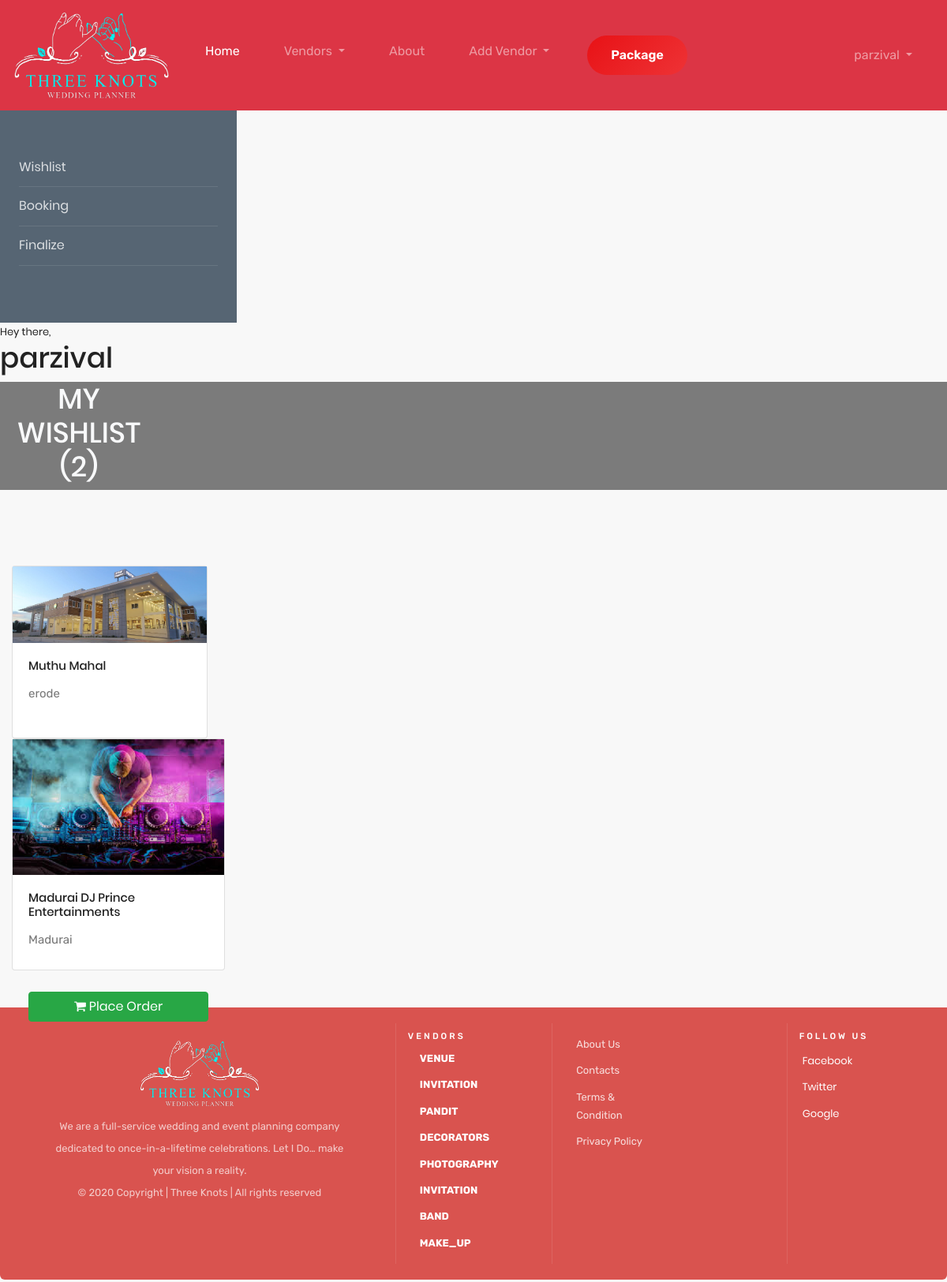
The app's page /wishlist (signed in) with its own data.
### threeknots/models.py (models this page shows, shortened)
class carty(models.Model):
      user = models.ForeignKey(User, on_delete=models.CASCADE)
      status = models.BooleanField(default=False)
      added_on = models.DateTimeField(auto_now_add=True, null=True)
      update_on = models.DateTimeField(auto_now=True, null=True)
      amount=models.CharField(max_length=100)
      tamount = models.CharField(max_length=100, null=True)
      vendort = models.ForeignKey(vendortable, on_delete=models.CASCADE, null=True)

class vendortable(models.Model):
   name = models.CharField(max_length=58)
   address = models.CharField(max_length=58)
   vendortype=models.CharField(max_length=58)
   customerid=models.CharField(max_length=58)
   type = models.CharField(max_length=100,null=True)
   hallsize = models.CharField(max_length=58,null=True)
   seats = models.IntegerField(null=True)
   rooms = models.IntegerField(null=True)
   number = models.IntegerField()
   checks = models.CharField(max_length=100, null=True)
   about = models.TextField(max_length=98)
   image = models.ImageField(max_length=100)
   ctype = models.CharField(max_length=100,null=True)
   boxed = models.ImageField(max_length=100, null=True)
   uboxed = models.ImageField(max_length=100, null=True)
   scroll = models.ImageField(max_length=100, null=True)
   bprice = models.IntegerField(null=True)
   unprice = models.IntegerField(null=True)
   sprice = models.IntegerField(null=True)
   othprice = models.CharField(max_length=80, null=True)
   otherc = models.CharField(max_length=100, null=True)
   otheri = models.ImageField(max_length=100, null=True)
   other = models.ImageField(max_length=100,null=True)
   experi = models.CharField(max_length=100,null=True)
   service = models.CharField(max_length=100,null=True)
   lang = models.CharField(max_length=100, null=True)
   special = models.CharField(max_length=100,null=True)
   catertype = models.CharField(max_length=100,null=True)
   style = models.CharField(max_length=100,null=True)
   otherstyle = models.CharField(max_length=100, null=True)
   package = models.CharField(max_length=100,null=True)
   others = models.CharField(max_length=58,null=True)
   photopackage = models.CharField(max_length=100,null=True)
   price = models.CharField(max_length=100,null=True)
   ameniti = models.CharField(max_length=100,null=True)
   makeup = models.CharField(max_length=100,null=True)
   offer = models.CharField(max_length=100,null=True)
   bandstyle = models.CharField(max_length=100,null=True)
   event = models.CharField(max_length=100,null=True)
   bandothers = models.CharField(max_length=100, null=True)
   vendor = models.CharField(max_length=100,null=True)
   genres = models.CharField(max_length=100,null=True)
   othergen = models.CharField(max_length=58,null=True)
   choreo = models.CharField(max_length=100,null=True)
   otherchoreo = models.CharField(max_length=58,null=True)
   status=models.CharField(max_length=58,null=True)

### threeknots/views.py (the view)
# urls.py: path('wishlist', views.wishlist, name='wishlist'),
def wishlist(request):
    context = {}
    items = carty.objects.filter(user__id=request.user.id, status=False)
    context["items"] = items
    usr1 = request.user.id
    if request.user.is_authenticated:
        if request.method == "POST":
            pid = request.POST["pid"]
            amt=request.POST["amt"]
            is_exist = carty.objects.filter(vendort_id=pid, user_id=request.user.id, status=False)
            if len(is_exist) > 0:
                context["msz"] = "Item Already Exists in Your Wishlist"
                context["cls"] = "alert alert-warning"
            else:
                product = get_object_or_404(vendortable, id=usr1)
                usr = get_object_or_404(User, id=usr1 )
                c = carty(user=usr, vendort=product,amount=amt)
                c.save()
                context["msz"] = "{} Added in Your Cart".format(product.name)
                context["cls"] = "alert alert-success"
    else:
        context["status"] = "Please Login First to View Your Cart"
    return render(request, "wishlist.html", context)

### templates/wishlist.html (shortened to what this page needs)
{% extends 'base.html' %}
{% load static %}
{% block content %}
<head>
</head>
<body>
<div class="wrapper d-flex align-items-stretch side">
    <nav id="sidebar"  >
        <div class=" p-4 pt-5">
            <ul class="list-unstyled components mb-5">
                <li>
                    <a href="wishlist" data-toggle="collapse" aria-expanded="false">Wishlist</a>
                </li>
                <li>
                    <a href="booking" aria-expanded="false" >Booking</a>
                </li>
                <li>
                    <a href="#pageSubmenu"  aria-expanded="false" >Finalize</a>
                </li>
            </ul>
        </div>
    </nav>
</div>
Hey there,
{% if user.is_authenticated %}
<h1>{{user.username}}</h1>
{% else %}
<h1>unknown</h1>
{% endif %}
{% if items|length == 0 %}
<div class="container-fluid">
    <div class="jumbotron alert alert-danger">
        &times; Your Shopping Cart is empty !!!
    </div>
</div>
{% else %}
<div class="container-fluid" >
    <div class="row" style="background:rgba(0,0,0,0.5)">
        <div class="col-md-2 text-light text-center font-weight-bold text-uppercase">
            {% if status %}
            <h1>{{status}}</h1>
            {% else %}
            <h1>My Wishlist ({{items|length}})</h1>
            {% endif %}
        </div>
    </div>
</div>
{% if user.is_authenticated %}
<div class="container-fluid">
    <div class="row">
    </div>
        <div class="card-deck">
            {% for i in items %}
 <div class="row">
            <div class="col-sm-6 col-md-3">
                <div class="card">
                    <div class="bg-image hover-overlay ripple" data-ripple-color="light">
                        <img
                                src="/media/{{i.vendort.image}}"
                                class="img-fluid"
                        />
                    </div>
                    <div class="card-body">
                        <h5 class="card-title">{{i.vendort.name}}</h5>
                        <p class="card-text">
                            {{i.vendort.address}}
                        </p>
                        <form action="{% url 'booking' %}" method="post">
                            <button type="submit" class="btn btn-success btn-block">
                                <i class="fa fa-shopping-cart"></i>
                                Place Order
                            </button>
                        </form>
                    </div>
                </div>
            </div>
        </div>
              </div>
        {%endfor%}<br><br>
{% endif %}
{% endif %}
{% endblock %}

### templates/base.html (shortened to what this page needs)
{% load static %}
<html>
<head>
    <link rel="stylesheet" href="https://stackpath.bootstrapcdn.com/bootstrap/4.5.2/css/bootstrap.min.css">
    <link rel="stylesheet" href="https://maxcdn.bootstrapcdn.com/font-awesome/4.4.0/css/font-awesome.min.css">
    <link rel="stylesheet" href="{% static 'css/style.css' %}">
    <link rel="stylesheet" href="{% static 'css/login.css' %}">
    <link rel="stylesheet" href="{% static 'css/log/main.css' %}">
    <link rel="stylesheet" href="{% static 'css/log/global.css' %}">
    <link rel="stylesheet" href="{% static 'css/log/responsive.css' %}">
    <link rel="stylesheet" href="{% static 'css/owl.carousel.min.css' %}">
    <link rel="stylesheet" href="{% static 'css/magnific-popup.css' %}">
    <link rel="stylesheet" href="{% static 'css/font-awesome.min.css' %}">
    <link rel="stylesheet" href="{% static 'css/themify-icons.css' %}">
    <link rel="stylesheet" href="{% static 'css/nice-select.css' %}">
    <link rel="stylesheet" href="{% static 'css/flaticon.css' %}">
    <link rel="stylesheet" href="{% static 'css/gijgo.css' %}">
    <link rel="stylesheet" href="{% static 'css/animate.css' %}">
    <link rel="stylesheet" href="{% static 'css/slick.css' %}">
    <link rel="stylesheet" href="{% static 'css/slicknav.css' %}">
    <link rel="stylesheet" href="https://ajax.googleapis.com/ajax/libs/jqueryui/1.11.2/themes/smoothness/jquery-ui.css">
    <link rel="stylesheet" href="{% static 'fonts/material-design-iconic-font.min.css' %}">
</head>
<body>
<nav class="navbar navbar-expand-sm bg-danger navbar-dark">
    <a class="navbar-brand" href="home" >
        <img src="{% static 'images/venue/new1.png' %}" width="200" height="100" alt="logo">
    </a>
    <div class="collapse navbar-collapse" id="navbarNavDropdown">
        <ul class="navbar-nav">
            <li class="nav-item active">
                <a class="nav-link" href="home">Home </a>
            </li>
            <li class="nav-item dropdown">
                <a class="nav-link  dropdown-toggle" href="#" data-toggle="dropdown"> Vendors  </a>
            <li class="nav-item">
                <a class="nav-link" href="#">About</a>
            </li>
            <li class="nav-item dropdown">
                <a class="nav-link  dropdown-toggle" href="#" data-toggle="dropdown">Add Vendor  </a>
            </li>
            <li>
                <button type="button" class="btn btn-danger btn-sm btn-radius">Package</button>
            </li>
        </ul>
    </div>
    <ul class="navbar-nav justify-content-end">
        <li class="nav-item">
            {% if user.is_authenticated %}
            <li class="nav-item dropdown">
                <a class="nav-link  dropdown-toggle" href="#" data-toggle="dropdown"> {{ user.username }} </a>
            {% else %}
            <a class="nav-link" href="index">Login/Register</a>
            {% endif %}
        </li>
    </ul>
</nav>
{% block content%}
{% endblock %}
<footer class="footer-bs">
    <div class="row">
        <div class="col-md-4 footer-brand animated fadeInLeft">
            <a class="footer-brand" href="home" >
                <img src="{% static 'images/venue/new1.png' %}" width="200" height="100" alt="logo">
            </a>
            <p>We are a full-service wedding and event planning company dedicated to once-in-a-lifetime celebrations. Let I Do… make your vision a reality. </p>
            <p>© 2020 Copyright | Three Knots | All rights reserved</p>
        </div>
        <div class="col-md-2 footer-nav animated fadeInUp">
            <h4>Vendors</h4>
            <div class="col-md-4">
                <ul class="pages">
                    <li><a href="venue">Venue</a></li>
                    <li><a href="#">Invitation</a></li>
                    <li><a href="#">Pandit</a></li>
                    <li><a href="#">Decorators</a></li>
                </ul>
            </div>
            <div class="col-md-4">
                <ul class="pages">
                    <li><a href="#">Photography</a></li>
                    <li><a href="#">Invitation</a></li>
                    <li><a href="#">Band</a></li>
                    <li><a href="#">Make_Up</a></li>
                </ul>
            </div>
        </div>
        <div class="col-md-3 footer-nav animated fadeInUp">
            <div class="col-md-6">
                <ul class="list">
                    <li><a href="#">About Us</a></li>
                    <li><a href="#">Contacts</a></li>
                    <li><a href="#">Terms & Condition</a></li>
                    <li><a href="#">Privacy Policy</a></li>
                </ul>
            </div>
        </div>
        <div class="col-md-2 footer-social animated fadeInDown">
            <h4>Follow Us</h4>
            <ul>
                <li><a href="#">Facebook</a></li>
                <li><a href="#">Twitter</a></li>
                <li><a href="#">Google</a></li>
            </ul>
        </div>
    </div>
</footer>
</body>
</html>

### static/css/login.css (style rules this page uses)
img { max-width: 100%; height: auto; }
p { margin-bottom: 0px; font-size: 15px; color: #777; }
body { font-size: 13px; line-height: 1.8; color: #222; background: #f8f8f8; font-weight: 400; font-family: Poppins; }

### static/css/log/main.css (style rules this page uses)
input[type=checkbox]:not(old):checked + label > span, { background-image : -moz-linear-gradient(rgb(255,255,255),rgb(255,255,255)); background-image : -ms-linear-gradient(rgb(255,255,255),rgb(255,255,255)); background-image : -o-linear-gradient(rgb(255,255,255),rgb(255,255,255)); background-image : -webkit-linear-gradient(rgb(255,255,255),rgb(255,255,255)); background-image : linear-gradient(rgb(255,255,255),rgb(255,255,255 )); }

### static/css/log/global.css (style rules this page uses)
img { max-width: 100%; height: auto; }
p { margin-bottom: 0px; font-size: 15px; color: #777; }
body { font-size: 13px; line-height: 1.8; color: $black-color; background: #f8f8f8; font-weight: 400; font-family: Poppins; }

### templates/base.html (style rules this page uses)
.navbar-nav > li { padding-left:20px; padding-right:20px; }
h2,h4 { color:white; font-family: "Playfair Display"; }
.nav-link { font-size: 18px; font-family:"Playfair Display"; font-size: 1rem; line-height: 1.5; font-family: "Rubik", sans-serif; font-weight: normal; font-style: normal; list-style: none; box-sizing: border-box; text-decoration: none; background-color: transparent; transition: 0.3s; outline: medium none; display: block; padding: .5rem 1rem; padding-right: .5rem; padding-left: .5rem; }
.btn-sm { font-size: 16px; font-weight: 600; padding: 13px 30px; font-family: "Rubik", sans-serif; }
.btn-radius { border-radius: 100px !important; }
.btn-danger { background: #e81216; background: -moz-linear-gradient(-45deg, #e81216 0%, #f45355 50%, #f6290c 51%, #ed0e11 71%, #fc1b21 100%); background: -webkit-linear-gradient(-45deg, #e81216 0%,#f45355 50%,#f6290c 51%,#ed0e11 71%,#fc1b21 100%); background: linear-gradient(135deg, #e81216 0%,#f45355 50%,#f6290c 51%,#ed0e11 71%,#fc1b21 100%); filter: progid:DXImageTransform.Microsoft.gradient( startColorstr='#e81216', endColorstr='#fc1b21',GradientType=1 ); background-size: 400% 400%; -webkit-animation: AnimationName 3s ease infinite; -moz-animation: AnimationName 3s ease infinite; animation: AnimationName 3s ease infinite; -webkit-animation: AnimationName 3s ease infinite; -moz-animation: AnimationName 3s ease infinite; animation: AnimationName 3s ease infinite; border: medium none; }
.footer-bs { background-color: #d9534f; padding: 20px 20px; color: rgba(255,255,255,1.00); margin-bottom: 3px; border-bottom-right-radius: 6px; border-top-left-radius: 0px; border-bottom-left-radius: 6px; }
.footer-brand { display: block; margin-left: auto; margin-right: auto; width: 50%; }
.footer-bs .footer-brand, .footer-bs .footer-nav, .footer-bs .footer-social, .footer-bs .footer-ns { padding:10px 15px; }
.footer-bs .footer-nav, .footer-bs .footer-social, .footer-bs .footer-ns { border-color: transparent; }
.footer-bs .footer-brand p { font-size:13px; color:rgba(255,255,255,0.70); font-family: "Rubik", sans-serif; text-align: center; }
.footer-bs .footer-nav ul.pages { list-style:none; padding:0px; }
.footer-bs .footer-nav ul.pages li { padding:5px 0px; }
.footer-bs .footer-nav ul.pages a { color:rgba(255,255,255,1.00); font-family: "Rubik", sans-serif;font-size: 13px; font-weight:bold; text-transform:uppercase; align-content: center; }
.footer-bs .footer-nav h4 { font-family: "Rubik", sans-serif; font-size: 11px; text-transform: uppercase; letter-spacing: 3px; margin-bottom:5px; }
.footer-bs .footer-nav ul.list { list-style:none; padding:0px; }
.footer-bs .footer-nav ul.list li { padding:5px 0px; align-content: center; }
.footer-bs .footer-nav ul.list a { color:rgba(255,255,255,0.80);font-family: "Rubik", sans-serif;font-size: 13px; align-content: center; }
.footer-bs .footer-social ul { list-style:none; padding:0px; }
.footer-bs .footer-social h4 { font-family: "Rubik", sans-serif; font-size: 11px; text-transform: uppercase; letter-spacing: 3px; align-content: center; }
.footer-bs .footer-social li { padding:5px 4px; }
.footer-bs .footer-social a { color:rgba(255,255,255,1.00); }
@media (min-width: 768px) { .footer-bs .footer-nav, .footer-bs .footer-social, .footer-bs .footer-ns { border-left:solid 1px rgba(255,255,255,0.10); } }

### records on screen
carty: vendort.image (picture), vendort.name "Muthu Mahal", vendort.address "erode"
carty: vendort.image (picture), vendort.name "Madurai DJ Prince Entertainments", vendort.address "Madurai"

### other values on screen
{{ user.username }} "parzival"
{{ items|length }} "2"
